Frame 1 (no input): blank canvas, image omitted
Frame 60 (the mouse pressed at the canvas centre just before this capture): blank canvas, image omitted
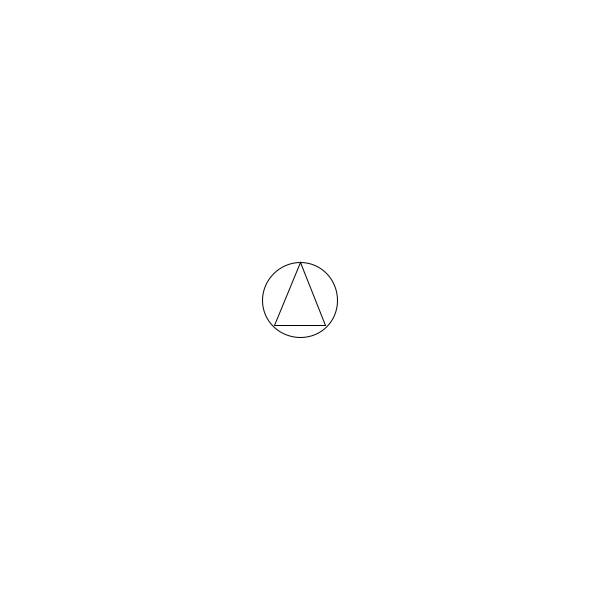
Frame 120 (the mouse held since frame 60 and released just before this capture)

The Processing sketch whose frames 1 and 60 were blank and that drew this single picture after the mouse press (run headless with seeded random() and noise(); from frame 60 on, the mouse is pressed at the canvas centre):

// Processing sketch: sketch_2018FinalQ5
// ── sketch_2018FinalQ5.pde
//currently all of the shapes are drawn in the top left corner 
//and the size is constantly oscillating. 
//Fix the sketch so the shape is drawn at the mouse position 
//and the size is randomized but doesn't flicker throughout the draw loop.

ArrayList <Shape> shapes = new ArrayList<Shape>(); 

void setup() {
  size(600, 600);
}

void draw() {
  background(255);
  for (int i = 0; i<shapes.size(); i++) {
    Shape s =   shapes.get(i); 
    s.display();
  }
}

void mousePressed() {
  shapes.add(new Shape(mouseX, mouseY));
}

class Shape {
  float x, y; 
  float size; 

  Shape(float _x, float _y) {
    x = _x; 
    y = _y;
    size = random(30,100);
  }

  void display() {
    //size = _size; 
    ellipse(x, y, size, size);  
    triangle(x, y-size/2, x+size/3, y+size/3, x-size/3, y+size/3);
  }
}
